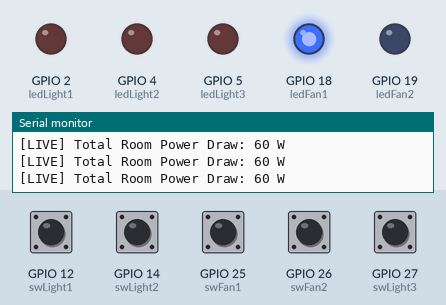
The sketch below on a simulated ESP32. Parts: output pins drawn as LEDs (lit = HIGH), the last lines printed to the serial monitor. Inputs (shaded band) come from the test bench; at power-on: GPIO 12 (swLight1), GPIO 14 (swLight2), GPIO 26 (swFan2), GPIO 27 (swLight3) HIGH, GPIO 25 (swFan1) LOW.

Above: at 4.8 s.
4.9 s: GPIO 12 (swLight1) pulled LOW for 2.35 s
At 6.4 s:
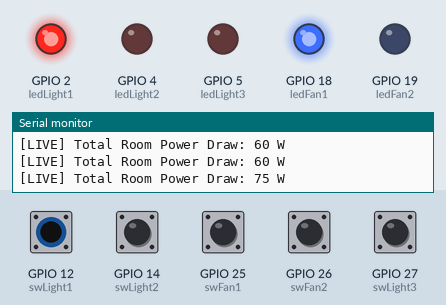
9.5 s: GPIO 25 (swFan1) pulled HIGH for 2.35 s
At 10.7 s:
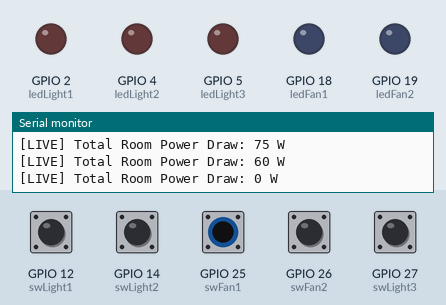
13.5 s: GPIO 26 (swFan2) pulled LOW for 2.35 s
At 14.9 s:
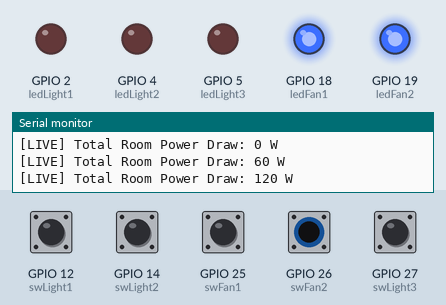
17.5 s: GPIO 14 (swLight2) pulled LOW for 2.35 s
At 19.2 s:
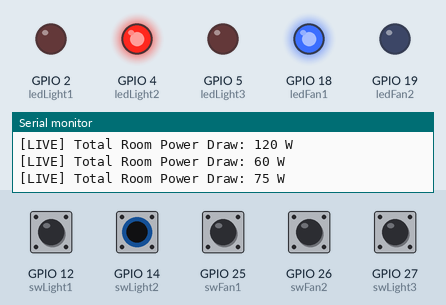
21.5 s: GPIO 27 (swLight3) pulled LOW for 2.35 s
At 22.3 s:
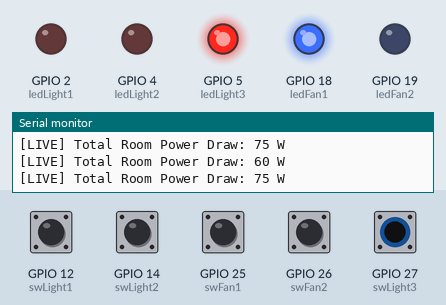
25.5 s: GPIO 12 (swLight1) driven LOW and GPIO 14 (swLight2) driven LOW
At 26.5 s:
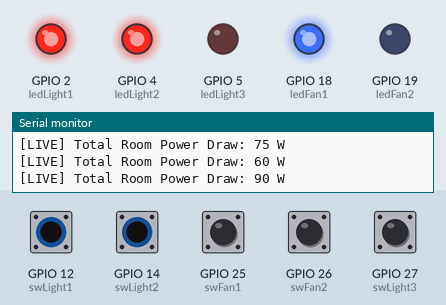
Timing chart, 0 to 28.5 s (numbered marks = the images above; inputs shaded):
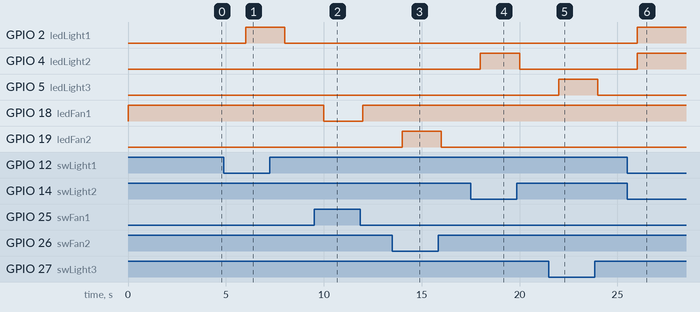

The sketch:

sketch.ino
```cpp
// --- INPUT PINS (Slide Switches) ---
const int swLight1 = 12;
const int swLight2 = 14;
const int swLight3 = 27;
const int swFan1 = 25;
const int swFan2 = 26;

// --- OUTPUT PINS (LEDs) ---
const int ledLight1 = 2; // Red LED
const int ledLight2 = 4; // Red LED
const int ledLight3 = 5; // Red LED
const int ledFan1 = 18;  // Blue LED
const int ledFan2 = 19;  // Blue LED

void setup() {
  Serial.begin(115200);

  // Initialize Switches as Inputs
  pinMode(swLight1, INPUT_PULLUP);
  pinMode(swLight2, INPUT_PULLUP);
  pinMode(swLight3, INPUT_PULLUP);
  pinMode(swFan1, INPUT_PULLUP);
  pinMode(swFan2, INPUT_PULLUP);

  // Initialize LEDs as Outputs
  pinMode(ledLight1, OUTPUT);
  pinMode(ledLight2, OUTPUT);
  pinMode(ledLight3, OUTPUT);
  pinMode(ledFan1, OUTPUT);
  pinMode(ledFan2, OUTPUT);

  Serial.println("Office Hardware Simulator Started...");
}

void loop() {
  // 1. Read switch states (Inverted because of INPUT_PULLUP)
  bool l1_on = !digitalRead(swLight1);
  bool l2_on = !digitalRead(swLight2);
  bool l3_on = !digitalRead(swLight3);
  bool f1_on = !digitalRead(swFan1);
  bool f2_on = !digitalRead(swFan2);

  // 2. Turn LEDs on or off based on switches
  digitalWrite(ledLight1, l1_on);
  digitalWrite(ledLight2, l2_on);
  digitalWrite(ledLight3, l3_on);
  digitalWrite(ledFan1, f1_on);
  digitalWrite(ledFan2, f2_on);

  // 3. Calculate simulated power draw (15W per light, 60W per fan)
  int totalPower = 0;
  if(l1_on) totalPower += 15;
  if(l2_on) totalPower += 15;
  if(l3_on) totalPower += 15;
  if(f1_on) totalPower += 60;
  if(f2_on) totalPower += 60;

  // 4. Print live status to the console
  Serial.print("[LIVE] Total Room Power Draw: ");
  Serial.print(totalPower);
  Serial.println(" W");

  delay(2000); // Wait 2 seconds before checking again
}
```

Measured:
- after the input at 4.9 s, GPIO 2 (ledLight1): LOW → HIGH after 1.1 s, → LOW 2.0 s later
- after the input at 9.5 s, GPIO 18 (ledFan1): HIGH → LOW after 0.50 s, → HIGH 2.0 s later
- after the input at 13.5 s, GPIO 19 (ledFan2): LOW → HIGH after 0.50 s, → LOW 2.0 s later
- after the input at 17.5 s, GPIO 4 (ledLight2): LOW → HIGH after 0.50 s, → LOW 2.0 s later
- after the input at 21.5 s, GPIO 5 (ledLight3): LOW → HIGH after 0.50 s, → LOW 2.0 s later
- after the input at 25.5 s, GPIO 2 (ledLight1), GPIO 4 (ledLight2): LOW → HIGH after 0.50 s
